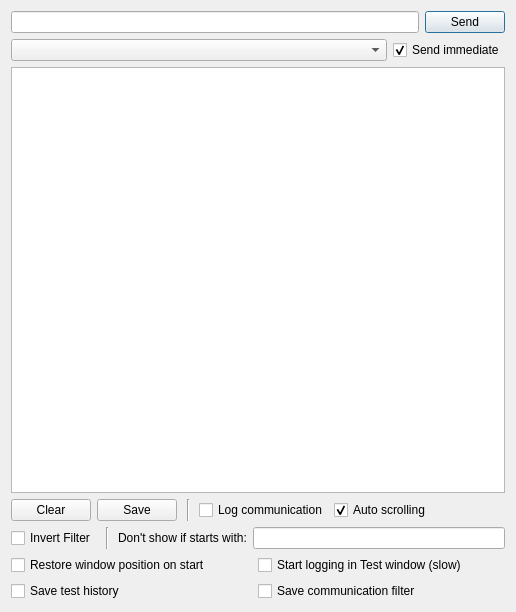
<?xml version="1.0" encoding="UTF-8"?>
<ui version="4.0">
 <class>TestDialog</class>
 <widget class="QDialog" name="TestDialog">
  <property name="geometry">
   <rect>
    <x>0</x>
    <y>0</y>
    <width>516</width>
    <height>612</height>
   </rect>
  </property>
  <property name="windowTitle">
   <string>Test</string>
  </property>
  <layout class="QVBoxLayout" name="verticalLayout_2">
   <item>
    <layout class="QVBoxLayout" name="verticalLayout">
     <item>
      <layout class="QHBoxLayout" name="horizontalLayout">
       <item>
        <widget class="QLineEdit" name="lineEdit"/>
       </item>
       <item>
        <widget class="QPushButton" name="SendButton">
         <property name="sizePolicy">
          <sizepolicy hsizetype="Fixed" vsizetype="Fixed">
           <horstretch>0</horstretch>
           <verstretch>0</verstretch>
          </sizepolicy>
         </property>
         <property name="text">
          <string>Send</string>
         </property>
        </widget>
       </item>
      </layout>
     </item>
     <item>
      <layout class="QHBoxLayout" name="horizontalLayout_4">
       <property name="topMargin">
        <number>0</number>
       </property>
       <item>
        <widget class="QComboBox" name="historyComboBox">
         <property name="sizePolicy">
          <sizepolicy hsizetype="MinimumExpanding" vsizetype="Fixed">
           <horstretch>0</horstretch>
           <verstretch>0</verstretch>
          </sizepolicy>
         </property>
        </widget>
       </item>
       <item>
        <widget class="QCheckBox" name="checkBoxSendImmediate">
         <property name="text">
          <string>Send immediate</string>
         </property>
         <property name="checked">
          <bool>true</bool>
         </property>
        </widget>
       </item>
      </layout>
     </item>
     <item>
      <widget class="QListWidget" name="listWidget">
       <property name="font">
        <font>
         <family>Droid Sans Mono</family>
        </font>
       </property>
       <property name="selectionMode">
        <enum>QAbstractItemView::ExtendedSelection</enum>
       </property>
       <property name="selectionBehavior">
        <enum>QAbstractItemView::SelectRows</enum>
       </property>
      </widget>
     </item>
     <item>
      <layout class="QHBoxLayout" name="horizontalLayout_2">
       <item>
        <widget class="QPushButton" name="ClearButton">
         <property name="sizePolicy">
          <sizepolicy hsizetype="Fixed" vsizetype="Fixed">
           <horstretch>0</horstretch>
           <verstretch>0</verstretch>
          </sizepolicy>
         </property>
         <property name="text">
          <string>Clear</string>
         </property>
        </widget>
       </item>
       <item>
        <widget class="QPushButton" name="SaveButton">
         <property name="text">
          <string>Save</string>
         </property>
        </widget>
       </item>
       <item>
        <widget class="QFrame" name="frame_2">
         <property name="minimumSize">
          <size>
           <width>10</width>
           <height>0</height>
          </size>
         </property>
         <property name="frameShape">
          <enum>QFrame::VLine</enum>
         </property>
         <property name="frameShadow">
          <enum>QFrame::Sunken</enum>
         </property>
        </widget>
       </item>
       <item>
        <widget class="QCheckBox" name="LogCommunicationCheckBox">
         <property name="text">
          <string>Log communication</string>
         </property>
        </widget>
       </item>
       <item>
        <widget class="QCheckBox" name="AutoScrollingCheckBox">
         <property name="text">
          <string>Auto scrolling</string>
         </property>
         <property name="checked">
          <bool>true</bool>
         </property>
        </widget>
       </item>
       <item>
        <spacer name="horizontalSpacer_2">
         <property name="orientation">
          <enum>Qt::Horizontal</enum>
         </property>
         <property name="sizeHint" stdset="0">
          <size>
           <width>40</width>
           <height>20</height>
          </size>
         </property>
        </spacer>
       </item>
      </layout>
     </item>
     <item>
      <layout class="QHBoxLayout" name="horizontalLayout_3">
       <item>
        <widget class="QCheckBox" name="checkBox">
         <property name="text">
          <string>Invert Filter</string>
         </property>
        </widget>
       </item>
       <item>
        <widget class="QFrame" name="frame">
         <property name="minimumSize">
          <size>
           <width>10</width>
           <height>0</height>
          </size>
         </property>
         <property name="frameShape">
          <enum>QFrame::VLine</enum>
         </property>
         <property name="frameShadow">
          <enum>QFrame::Sunken</enum>
         </property>
        </widget>
       </item>
       <item>
        <widget class="QLabel" name="label">
         <property name="toolTip">
          <string>A list of strings separated by space</string>
         </property>
         <property name="text">
          <string>Don't show if starts with:</string>
         </property>
        </widget>
       </item>
       <item>
        <widget class="QLineEdit" name="FilterLineEdit">
         <property name="toolTip">
          <string>A list of strings separated by space</string>
         </property>
        </widget>
       </item>
      </layout>
     </item>
    </layout>
   </item>
   <item>
    <layout class="QGridLayout" name="gridLayout" rowstretch="0,0,0,0,0,0,0" columnstretch="0,0">
     <property name="topMargin">
      <number>0</number>
     </property>
     <property name="horizontalSpacing">
      <number>0</number>
     </property>
     <item row="0" column="0">
      <widget class="QCheckBox" name="RestoreTestWindowCheckBox">
       <property name="text">
        <string>Restore window position on start</string>
       </property>
      </widget>
     </item>
     <item row="1" column="0">
      <widget class="QCheckBox" name="saveTestHistoryCheckBox">
       <property name="enabled">
        <bool>true</bool>
       </property>
       <property name="text">
        <string>Save test history</string>
       </property>
       <property name="checked">
        <bool>false</bool>
       </property>
      </widget>
     </item>
     <item row="0" column="1">
      <widget class="QCheckBox" name="StartLoggingInTestWindowCheckBox">
       <property name="text">
        <string>Start logging in Test window (slow)</string>
       </property>
      </widget>
     </item>
     <item row="1" column="1">
      <widget class="QCheckBox" name="saveFilterCheckBox">
       <property name="enabled">
        <bool>true</bool>
       </property>
       <property name="text">
        <string>Save communication filter</string>
       </property>
      </widget>
     </item>
    </layout>
   </item>
  </layout>
 </widget>
 <resources/>
 <connections/>
</ui>
